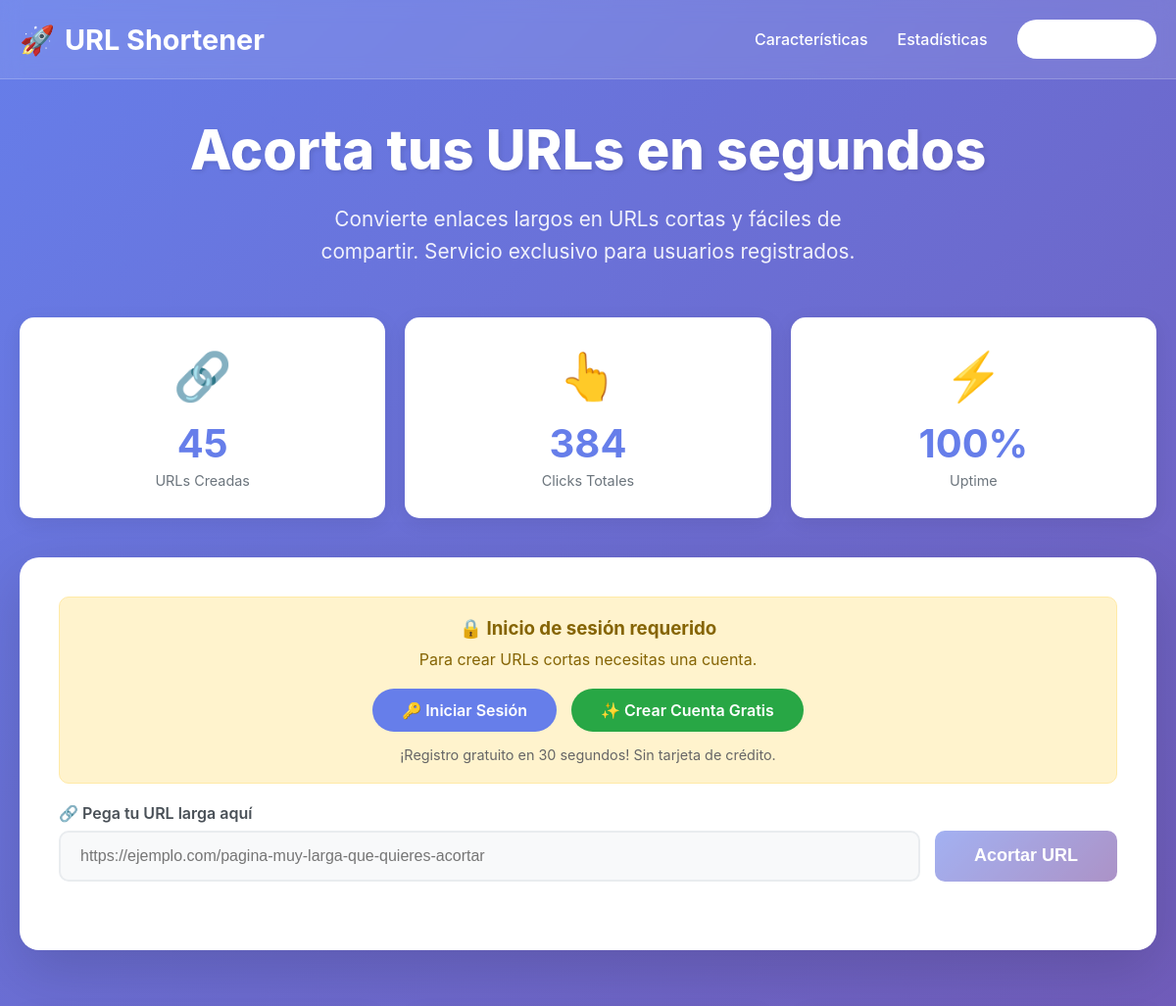
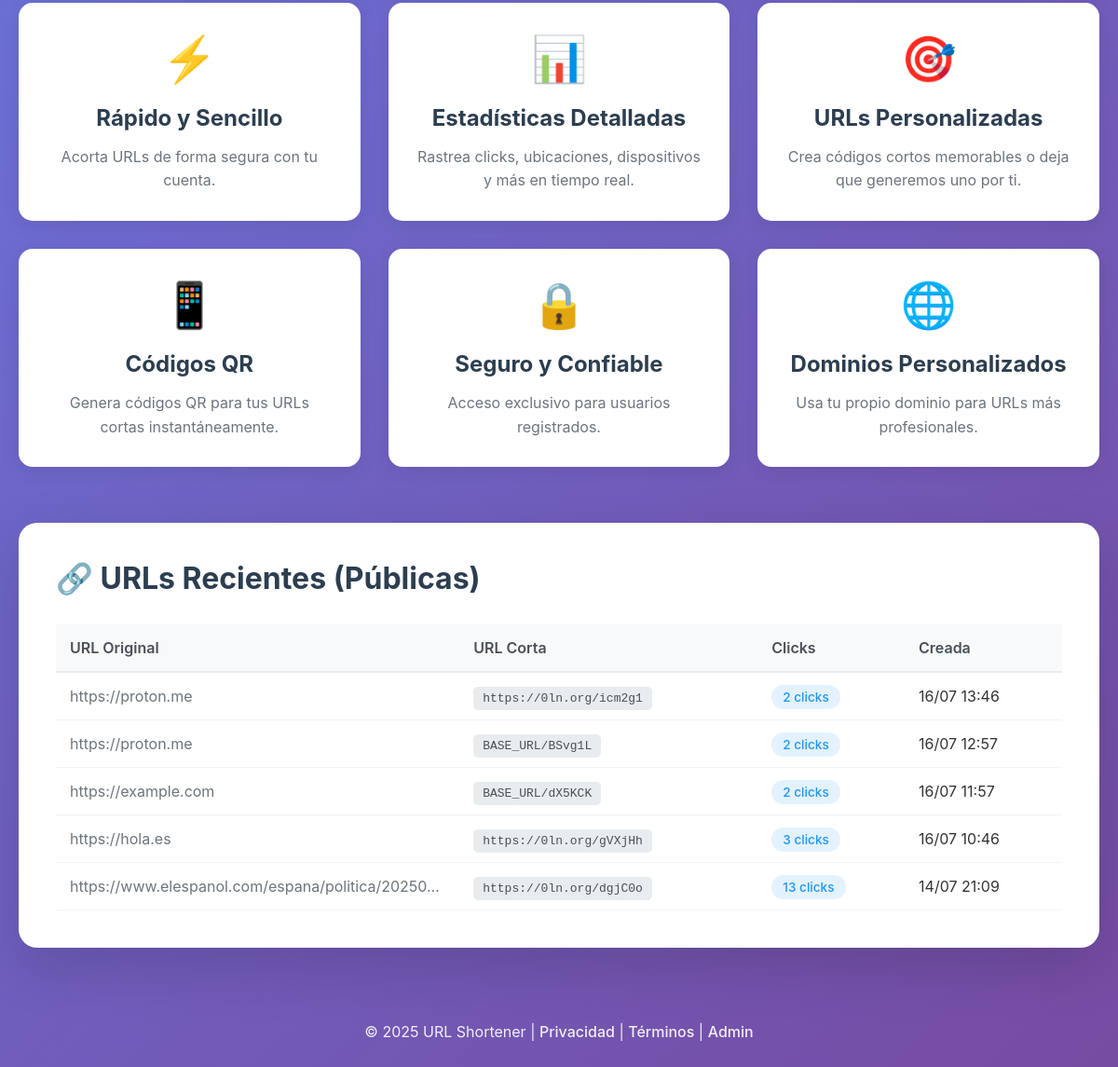
Before: / with the older database file (2 pictures, top to bottom).
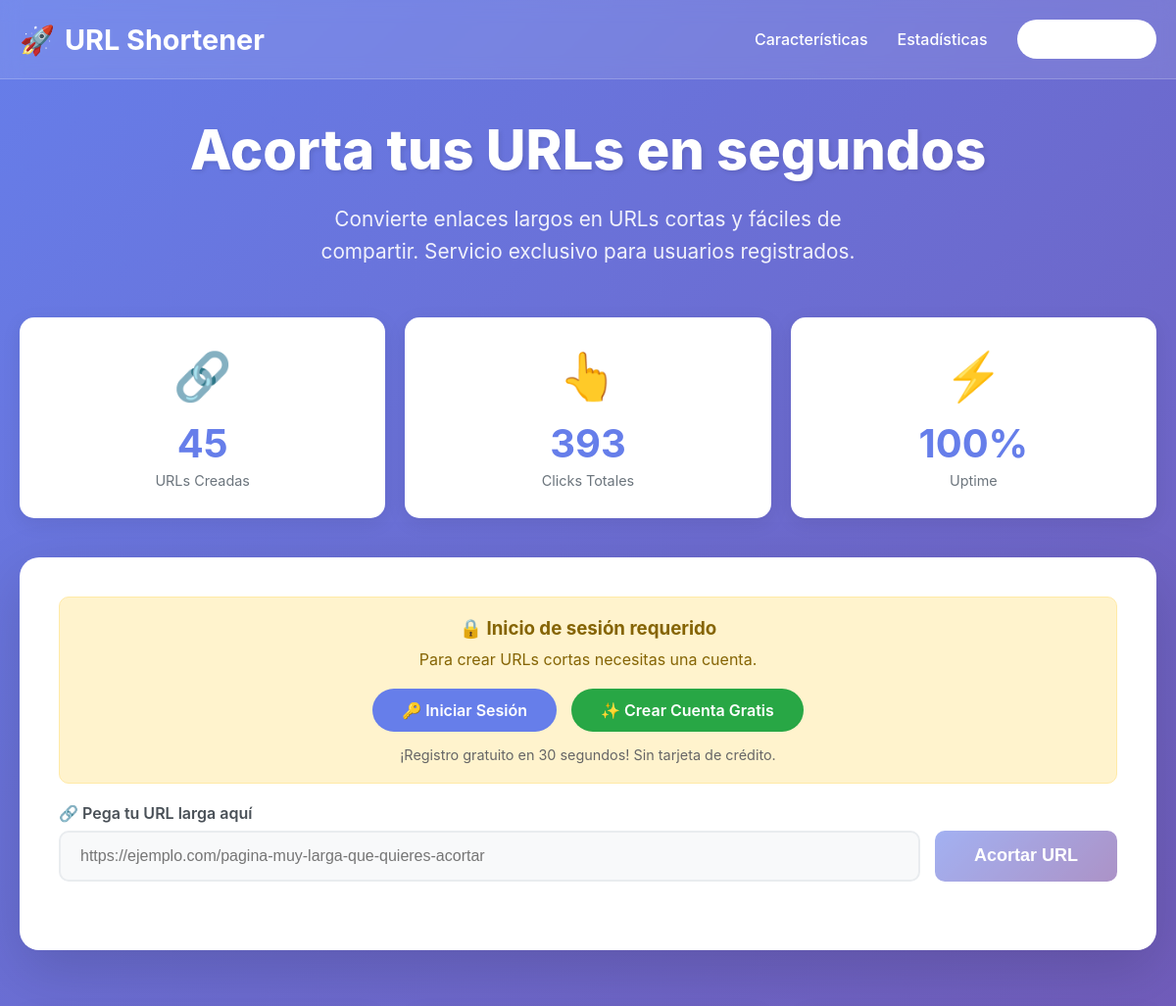
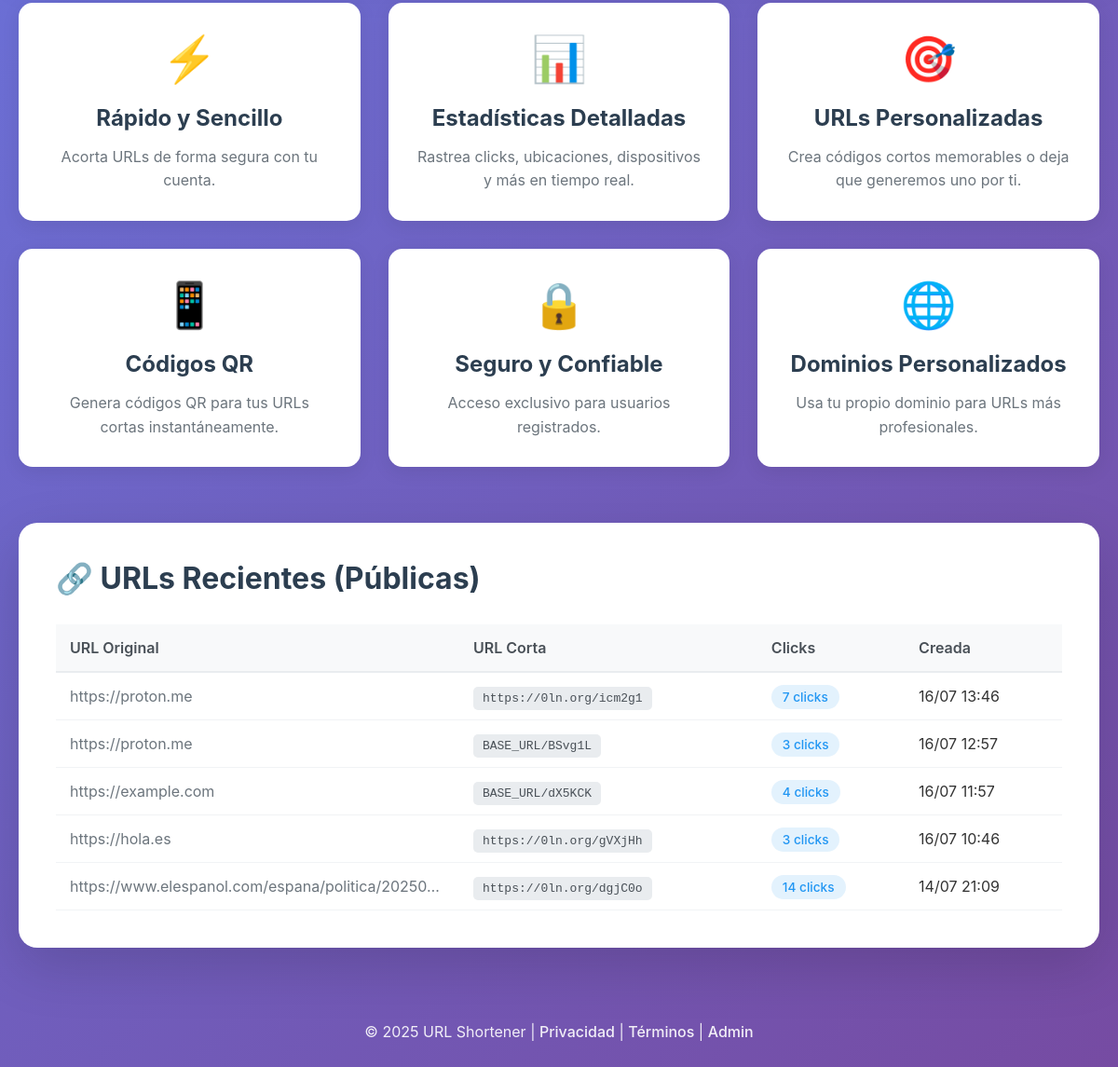
After: the same page with the newer database file (2 pictures, top to bottom).
### tables this page shows
CREATE TABLE `urls` (
  `id` int NOT NULL,
  `user_id` int DEFAULT NULL,
  `domain_id` int DEFAULT NULL,
  `short_code` varchar(10) NOT NULL,
  `original_url` text NOT NULL,
  `created_at` timestamp NULL DEFAULT CURRENT_TIMESTAMP,
  `clicks` int DEFAULT '0',
  `last_click` timestamp NULL DEFAULT NULL,
  `ip_address` varchar(45) DEFAULT NULL,
  `user_agent` text,
  `active` tinyint(1) DEFAULT '1',
  `is_public` tinyint(1) DEFAULT '1',
  `title` varchar(255) DEFAULT NULL,
  `description` text
);

CREATE TABLE `custom_domains` (
  `id` int NOT NULL,
  `user_id` int DEFAULT NULL,
  `domain` varchar(255) NOT NULL,
  `status` enum('pending','active','inactive') DEFAULT 'pending',
  `verification_token` varchar(64) DEFAULT NULL,
  `verified_at` timestamp NULL DEFAULT NULL,
  `created_at` timestamp NULL DEFAULT CURRENT_TIMESTAMP,
  `updated_at` timestamp NULL DEFAULT CURRENT_TIMESTAMP ON UPDATE CURRENT_TIMESTAMP,
  `ssl_enabled` tinyint(1) DEFAULT '0',
  `verification_method` varchar(50) DEFAULT NULL
);

### index.php (the view, shortened to what this page needs)
<?php
$is_logged_in = isset($_SESSION['user_id']) || isset($_SESSION['admin_logged_in']);
$username = $_SESSION['username'] ?? 'Invitado';
try {
    $db = new PDO("mysql:host=" . DB_HOST . ";dbname=" . DB_NAME, DB_USER, DB_PASS);
    $db->setAttribute(PDO::ATTR_ERRMODE, PDO::ERRMODE_EXCEPTION);
} catch(PDOException $e) {
    die("Error de conexión: " . $e->getMessage());
}
$shortened_url = '';
try {
    $stmt = $db->query("SELECT COUNT(*) as total FROM urls");
    $total_urls = $stmt->fetch()['total'];
    $stmt = $db->query("SELECT SUM(clicks) as total FROM urls");
    $total_clicks = $stmt->fetch()['total'] ?? 0;
    if ($is_logged_in) {
        $stmt = $db->query("
            SELECT u.*, cd.domain as custom_domain
            FROM urls u
            LEFT JOIN custom_domains cd ON u.domain_id = cd.id
            ORDER BY u.created_at DESC
            LIMIT 5
        ");
    } else {
        $stmt = $db->query("
            SELECT u.*, cd.domain as custom_domain
            FROM urls u
            LEFT JOIN custom_domains cd ON u.domain_id = cd.id
            WHERE u.is_public = 1
            ORDER BY u.created_at DESC
            LIMIT 5
        ");
    }
    $recent_urls = $stmt->fetchAll();
} catch (Exception $e) {
    $total_urls = 0;
    $total_clicks = 0;
    $recent_urls = [];
}
?>
<!DOCTYPE html>
<html lang="es">
<head>
</head>
<body>
    <header class="header">
        <div class="header-content">
            <a href="/" class="logo">
                <span>🚀</span>
                <span>URL Shortener</span>
            </a>
            <nav class="nav-links">
                <a href="#features">Características</a>
                <a href="#stats">Estadísticas</a>
                <?php if ($is_logged_in): ?>
                <div class="user-info">
                    <span>👤 <?php echo htmlspecialchars($username); ?></span>
                    <a href="<?php echo rtrim(BASE_URL, '/'); ?>/admin/panel_simple.php" class="btn-login">Panel Admin</a>
                    <a href="<?php echo rtrim(BASE_URL, '/'); ?>/admin/logout.php" class="btn-logout">Cerrar Sesión</a>
                </div>
                <?php else: ?>
                <a href="<?php echo rtrim(BASE_URL, '/'); ?>/admin/login.php" class="btn-login">Iniciar Sesión</a>
                <?php endif; ?>
            </nav>
        </div>
    </header>
    <div class="container">
        <div class="hero">
            <h1>Acorta tus URLs en segundos</h1>
            <p>Convierte enlaces largos en URLs cortas y fáciles de compartir.
            <?php if (REQUIRE_LOGIN_TO_SHORTEN): ?>
                Servicio exclusivo para usuarios registrados.
            <?php else: ?>
                Gratis, rápido y con estadísticas en tiempo real.
            <?php endif; ?>
            </p>
        </div>
        <div class="stats-grid" id="stats">
            <div class="stat-card">
                <div class="stat-icon">🔗</div>
                <div class="stat-value"><?php echo number_format($total_urls); ?></div>
                <div class="stat-label">URLs Creadas</div>
            </div>
            <div class="stat-card">
                <div class="stat-icon">👆</div>
                <div class="stat-value"><?php echo number_format($total_clicks); ?></div>
                <div class="stat-label">Clicks Totales</div>
            </div>
            <div class="stat-card">
                <div class="stat-icon">⚡</div>
                <div class="stat-value">100%</div>
                <div class="stat-label">Uptime</div>
            </div>
        </div>
        <div class="main-card">
<?php if (REQUIRE_LOGIN_TO_SHORTEN && !$is_logged_in): ?>
<div class="login-required">
    <h3>🔒 Inicio de sesión requerido</h3>
    <p>Para crear URLs cortas necesitas una cuenta.</p>
    <div style="display: flex; gap: 15px; justify-content: center; margin-top: 20px;">
        <a href="<?php echo rtrim(BASE_URL, '/'); ?>/admin/login.php"
           style="background: #667eea; color: white; padding: 12px 30px; border-radius: 25px; text-decoration: none; font-weight: 600;">
            🔑 Iniciar Sesión
        </a>
        <a href="<?php echo rtrim(BASE_URL, '/'); ?>/admin/login.php?register=1"
           style="background: #28a745; color: white; padding: 12px 30px; border-radius: 25px; text-decoration: none; font-weight: 600;">
            ✨ Crear Cuenta Gratis
        </a>
    </div>
    <p style="margin-top: 15px; font-size: 0.9em; color: #666;">
        ¡Registro gratuito en 30 segundos! Sin tarjeta de crédito.
    </p>
</div>
<?php endif; ?>
            <?php if (empty($shortened_url)): ?>
            <form method="POST" class="url-form">
                <div class="form-group">
                    <label class="form-label">🔗 Pega tu URL larga aquí</label>
                    <div class="input-group">
                        <input type="url"
                               name="url"
                               class="form-control"
                               placeholder="https://ejemplo.com/pagina-muy-larga-que-quieres-acortar"
                               required
                               autofocus
                               <?php echo (REQUIRE_LOGIN_TO_SHORTEN && !$is_logged_in) ? 'disabled' : ''; ?>>
                        <button type="submit"
                                class="btn-shorten"
                                <?php echo (REQUIRE_LOGIN_TO_SHORTEN && !$is_logged_in) ? 'disabled' : ''; ?>>
                            Acortar URL
                        </button>
                    </div>
                </div>
            </form>
            <?php endif; ?>
        </div>
        <div class="features" id="features">
            <div class="feature">
                <div class="feature-icon">⚡</div>
                <h3>Rápido y Sencillo</h3>
                <p><?php echo REQUIRE_LOGIN_TO_SHORTEN ? 'Acorta URLs de forma segura con tu cuenta.' : 'Acorta tus URLs en segundos. Sin complicaciones.'; ?></p>
            </div>
            <div class="feature">
                <div class="feature-icon">📊</div>
                <h3>Estadísticas Detalladas</h3>
                <p>Rastrea clicks, ubicaciones, dispositivos y más en tiempo real.</p>
            </div>
            <div class="feature">
                <div class="feature-icon">🎯</div>
                <h3>URLs Personalizadas</h3>
                <p>Crea códigos cortos memorables o deja que generemos uno por ti.</p>
            </div>
            <div class="feature">
                <div class="feature-icon">📱</div>
                <h3>Códigos QR</h3>
                <p>Genera códigos QR para tus URLs cortas instantáneamente.</p>
            </div>
            <div class="feature">
                <div class="feature-icon">🔒</div>
                <h3>Seguro y Confiable</h3>
                <p><?php echo REQUIRE_LOGIN_TO_SHORTEN ? 'Acceso exclusivo para usuarios registrados.' : 'Enlaces permanentes con redirección HTTPS segura.'; ?></p>
            </div>
            <div class="feature">
                <div class="feature-icon">🌐</div>
                <h3>Dominios Personalizados</h3>
                <p>Usa tu propio dominio para URLs más profesionales.</p>
            </div>
        </div>
        <?php if (!empty($recent_urls)): ?>
        <div class="recent-section">
            <h2>🔗 URLs Recientes <?php echo (!$is_logged_in ? '(Públicas)' : ''); ?></h2>
            <div class="recent-urls">
                <table>
                    <thead>
                        <tr>
                            <th>URL Original</th>
                            <th>URL Corta</th>
                            <th>Clicks</th>
                            <th>Creada</th>
                        </tr>
                    </thead>
                    <tbody>
                        <?php foreach ($recent_urls as $url): ?>
                        <?php
                        if (!empty($url['custom_domain'])) {
                            $short_url = "https://" . $url['custom_domain'] . "/" . $url['short_code'];
                        } else {
                            $short_url = rtrim(BASE_URL, '/') . '/' . $url['short_code'];
                        }
                        ?>
                        <tr>
                            <td class="url-original" title="<?php echo htmlspecialchars($url['original_url']); ?>">
                                <?php echo htmlspecialchars($url['original_url']); ?>
                            </td>
                            <td>
                                <span class="url-short"><?php echo htmlspecialchars($short_url); ?></span>
                            </td>
                            <td>
                                <span class="badge badge-primary">
                                    <?php echo number_format($url['clicks'] ?? 0); ?> clicks
                                </span>
                            </td>
                            <td><?php echo date('d/m H:i', strtotime($url['created_at'])); ?></td>
                        </tr>
                        <?php endforeach; ?>
                    </tbody>
                </table>
            </div>
        </div>
        <?php endif; ?>
    </div>
    <footer class="footer">
        <p>
            © <?php echo date('Y'); ?> URL Shortener |
            <a href="/privacy">Privacidad</a> |
            <a href="/terms">Términos</a> |
            <a href="<?php echo rtrim(BASE_URL, '/'); ?>/admin">Admin</a>
        </p>
    </footer>
</body>
</html>

Changed rows visible on the page:
changed urls "https://0ln.org/icm2g1": clicks "2" → "7"
changed urls "BASE_URL/BSvg1L": clicks "2" → "3"
changed urls "https://example.com": clicks "2" → "4"
changed urls "https://0ln.org/dgjC0o": clicks "13" → "14"
Other visible differences:
$total_clicks: "384" → "393"
